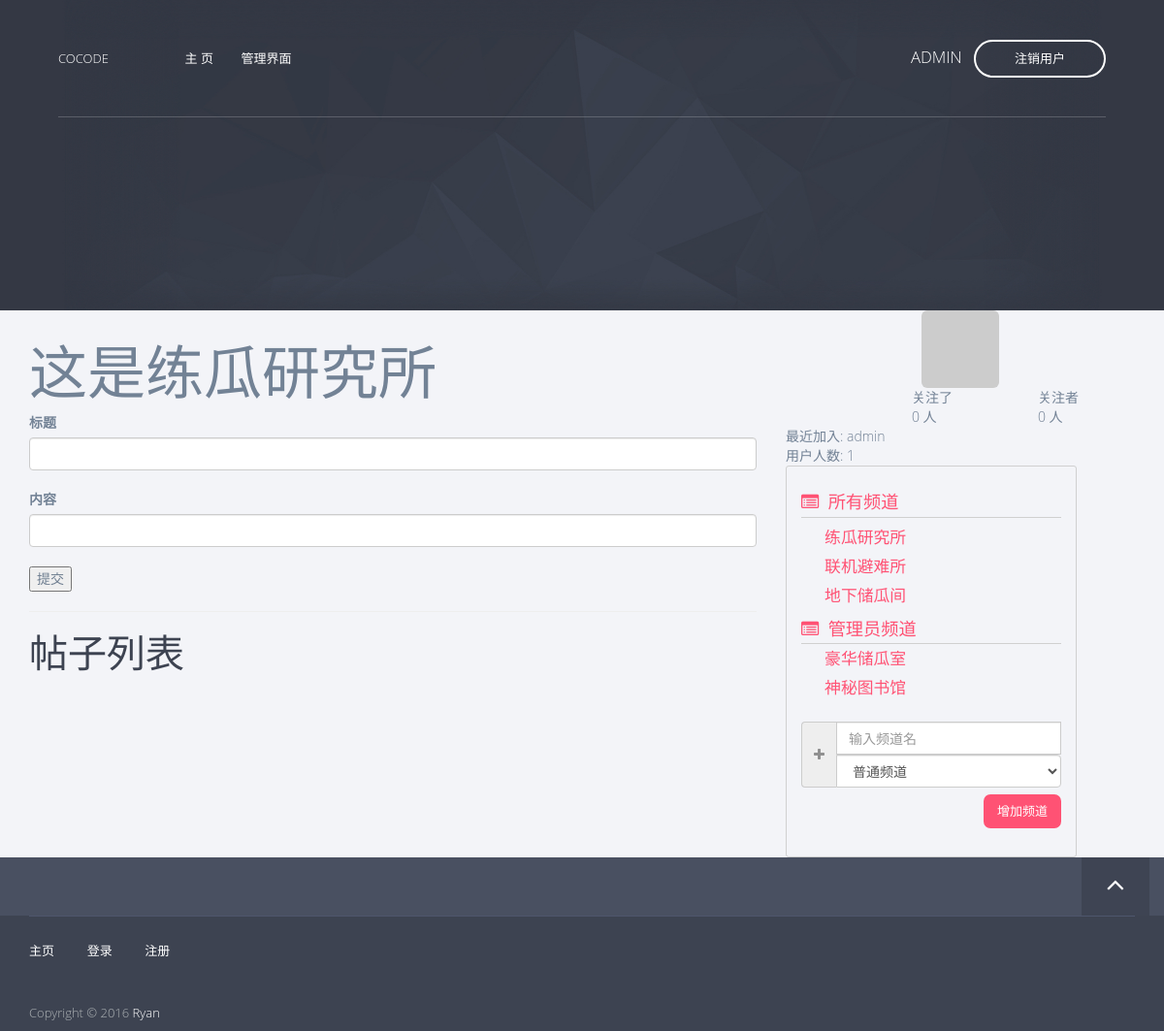
/channel/1 (signed in), run on an earlier commit of the app's database.
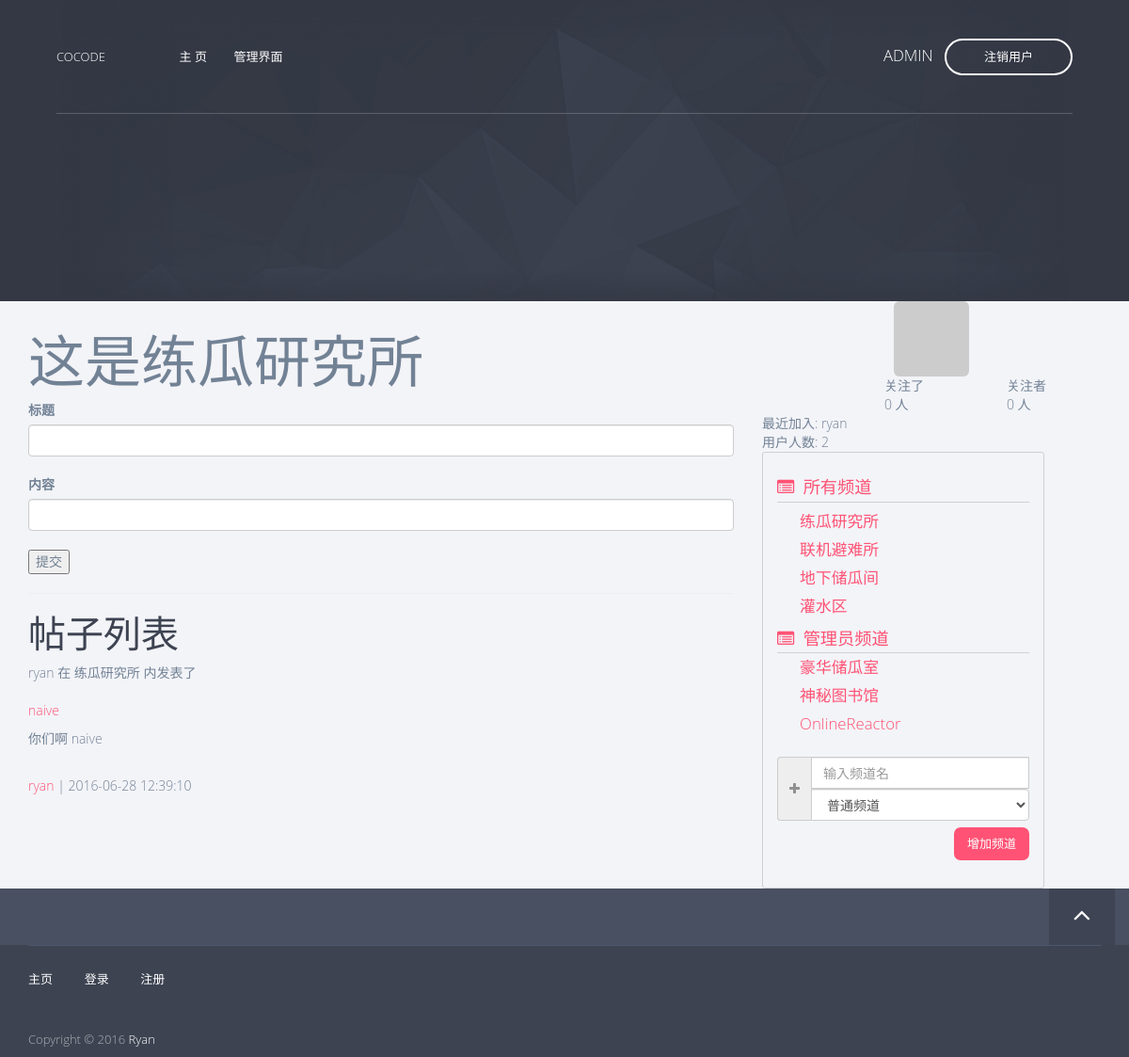
And on a later commit of the database.
### app/models/user.py (models this page shows, shortened)
class User(db.Model, Model):
    __tablename__ = 'users'
    id = db.Column(db.Integer, primary_key=True)
    username = db.Column(db.String(), unique=True)
    password_hash = db.Column(db.String())
    email = db.Column(db.String(), unique=True)
    avatar_hash = db.Column(db.String())
    created_time = db.Column(db.DateTime(timezone=True),
                             default=sql.func.now())
    role_id = db.Column(db.Integer, db.ForeignKey('roles.id'))
    posts = db.relationship('Post', backref='author')
    comments = db.relationship('Comment', backref='author')
    @property
    def password(self):
        raise AttributeError('password is not readable')
    def is_admin(self):
        return self.role.permissions == 0xff
    def gravatar(self, size=100, default='identicon', rating='g'):
        from flask import request
        gravatar_url = 'secure.gravatar.com/avatar'
        if request.is_secure:
            url = 'https://' + gravatar_url
        else:
            url = 'http://' + gravatar_url
        hash = self.avatar_hash or md5(self.email.encode('utf-8')).hexdigest()
        return '{url}/{hash}?s={size}&d={default}&r={rating}'.format(url=url,
                                                                     hash=hash,
                                                                     size=size,
                                                                     default=default,
                                                                     rating=rating)

### app/models/channel.py (models this page shows, shortened)
class Channel(db.Model, Model):
    __tablename__ = 'channels'
    id = db.Column(db.Integer, primary_key=True)
    name = db.Column(db.String(), default=ChannelPermission.NORMAL[0])
    permission = db.Column(db.Integer)
    created_time = db.Column(db.DateTime(timezone=True),
                             default=sql.func.now())
    posts = db.relationship('Post', backref='channel')
    def is_admin(self):
        return self.permission == ChannelPermission.ADMIN[0]

### app/models/post.py (models this page shows, shortened)
class Post(db.Model, Model):
    __tablename__ = 'posts'
    id = db.Column(db.Integer, primary_key=True)
    title = db.Column(db.String())
    content = db.Column(db.String())
    created_time = db.Column(db.DateTime(timezone=True),
                             default=sql.func.now())
    channel_id = db.Column(db.Integer, db.ForeignKey('channels.id'))
    user_id = db.Column(db.Integer, db.ForeignKey('users.id'))
    comments = db.relationship('Comment', backref='post')
    def display_item(self):
        name = 'post'
        title = self.title
        if self.content.__len__() > 50:
            content = self.content[:50] + '...'
        else:
            content = self.content
        return (name, title, content)

### app/views.py (the view)
@app.route('/channel/<int:id>')
def channel_view(id):
    channel = Channel.query.get(id)
    posts = channel.posts
    posts.sort(key=lambda p: p.created_time, reverse=True)
    return render_template('channel.html',
                           channel=channel,
                           posts=posts)

### app/__init__.py (called while the page is built)
@app.context_processor
def current_user_processor():
    return dict(current_user=current_user())

@app.context_processor
def channel_processor():
    channels = Channel.query.all()
    permissions = [
        ChannelPermission.NORMAL,
        ChannelPermission.ADMIN,
    ]
    dic = {
        'channels': channels,
        'permissions': permissions,
    }
    return dict(**dic)

@app.context_processor
def user_processor():
    user_count = User.query.count()
    new_user = User.query.order_by(User.created_time.desc()).first()
    return dict(new_user=new_user,
                user_count=user_count)

### app/models/user.py (called while the page is built)
def current_user():
    id = session.get('user_key', None)
    user = None
    if id is not None:
        user = User.query.get(id)
    return user

### app/templates/channel.html (shortened to what this page needs)
{% extends 'base8-4.html' %}
{% block page_content %}
    <h1>这是{{ channel.name }}</h1>
    {% if current_user is not none %}
    <form class="pure-form" action="{{ channel.id }}/add_post" method="POST">
        <label for="title">标题</label>
        <br>
        <input name="title" class="form-control" />
        <br>
        <label for="content">内容</label>
        <br>
        <input name="content" class="form-control" />
        <br>
        <button class="pure-button pure-button-primary">提交</button>
    </form>
    {% endif %}
    <hr>
    <h2>帖子列表</h2>
    {% include "_posts.html" %}
{% endblock %}

### app/templates/base8-4.html (shortened to what this page needs)
{% extends "base.html" %}
{% block content %}
    <div class="container">
    <div class="row">
        <div class="col-md-8">
            {% block page_content %}{% endblock %}
        </div>
        <div class="col-md-4 side-bar">
        {% block page_side %}
            {% if current_user is not none %}
            <img class="img-rounded center-block side-portrait" src="{{ current_user.gravatar(size=200) }}" />
            <div class="row follow-count">
                <div class="col-md-4">
                </div>
                <div class="col-md-4">
                关注了<br>0 人</div>
                <div class="col-md-4">
                关注者<br>0 人</div>
            </div>
            {% endif %}
        {% endblock %}
            <div>
                <div class="forum-info">
                    <div class="forum-info-item">最近加入: {{ new_user.username }}</div>
                    <div class="forum-info-item">用户人数: {{ user_count }}</div>
                </div>
                {% include "_channels.html" %}
            </div>
        </div>
        </div>
    </div>
{% endblock %}

### app/templates/base.html (shortened to what this page needs)
<!doctype html>
 <html class="no-js" lang="">
{% block head %}
<head>
<link rel="stylesheet" href="../static/css/normalize.min.css">
<link rel="stylesheet" href="../static/css/bootstrap.min.css">
<link rel="stylesheet" href="../static/css/jquery.fancybox.css">
<link rel="stylesheet" href="../static/css/flexslider.css">
<link rel="stylesheet" href="../static/css/styles.css">
<link rel="stylesheet" href="../static/css/queries.css">
<link rel="stylesheet" href="../static/css/etline-font.css">
<link rel="stylesheet" href="../static/bower_components/animate.css/animate.min.css">
<link rel="stylesheet" href="../static/css/font-awesome.min.css">
</head>
{% endblock %}
<body id="top">
    {% block navbar %}
        <section class="hero">
            <section class="navigation">
                <header>
                    <div class="header-content">
                        <div class="logo"><a href="/">COCODE</a></div>
                        <div class="header-nav">
                            <nav>
                                <ul class="primary-nav">
                                    <li><a href="/">主&nbsp;页</a></li>
                                    {% if current_user is not none and current_user.is_admin() %}
                                    <li><a href="/admin">管理界面</a></li>
                                    {% endif %}
                                </ul>
                                <ul class="member-actions">
                                    {% if current_user is none %}
                                    <li><a href="/login" class="login">登&nbsp;录</a></li>
                                    <li><a href="/register" class="btn-white btn-small">注&nbsp;册</a></li>
                                    {% else %}
                                    <li><a href="/profile/{{ current_user.username }}" class="hero-nav">{{ current_user.username }} &nbsp;</a></li>
                                    <li><a href="/logout" class="btn-white btn-small">注销用户</a></li>
                                    {% endif %}
                                </ul>
                            </nav>
                        </div>
                    </div>
                </header>
            </section>
        </section>
    {% endblock %}
    <section class="content">
        {% block content%}
        {% endblock %}
    </section>
    <section class="to-top">
        <div class="container">
            <div class="row">
                <div class="to-top-wrap">
                    {% block to_top %}
                    <a href="#top" class="top"><i class="fa fa-angle-up"></i></a>
                    {% endblock %}
                </div>
            </div>
        </div>
    </section>
    <footer>
        <div class="container">
            <div class="row">
                <div class="col-md-12">
                    <div class="footer-links">
                        <ul class="footer-group">
                            <li><a href="/">主页</a></li>
                            <li><a href="/login">登录</a></li>
                            <li><a href="/register">注册</a></li>
                        </ul>
                        <p>Copyright © 2016 <a href="/">Ryan</a><br></p>
                    </div>
                </div>
            </div>
        </div>
    </footer>
</body>
</html>

### app/templates/_posts.html
<ul class="posts">
    {% for post in posts %}
        <li class="post">
            {% set post_author = post.author.username %}
            {% set post_channel = post.channel.name %}
            {% set item = post.display_item() %}
            {% set post_title = item[1] %}
            {% set post_content = item[2] %}
            <div class="post-content">
                <div>{{ post_author }} 在 {{ post_channel }} 内发表了</div><br>
                <p class="post-title"><a href="{{ url_for('post_view', id=post.id) }}">{{ post_title }}</a></p>
                <p>{{ post_content }}</p>
                <br>
                <p class="post-attr">
                    <a href="{{ url_for('profile', username=post_author) }}">
                        {{ post_author }}
                    </a> | {{ post.created_time }}
                </p><br>
            </div>
        </li>
    {% endfor %}
</ul>

### app/templates/_channels.html
<div class="col-md-10 channel-list">
    <div class="channel-list-caption">
        <i class="fa fa-list-alt"></i>&nbsp; 所有频道
    </div>
    <div class="channel-list-items">
        {% for c in channels %}
        {% if not c.is_admin() %}
            <div class="channel-list-item">
                <a href="/channel/{{ c.id }}">{{ c.name }}</a>
            </div>
        {% endif %}
        {% endfor %}
    </div>
    {% if current_user is not none and current_user.is_admin()%}
        <div class="channel-list-caption">
            <i class="fa fa-list-alt"></i>&nbsp; 管理员频道
        </div>
        {% for c in channels %}
        {% if c.is_admin() %}
            <div class="channel-list-item">
                <a href="/channel/{{ c.id }}">{{ c.name }}</a>
            </div>
        {% endif %}
        {% endfor %}
        <div class="channel-add">
            <form class="form-inline" action="/admin/add_channel" method="POST">
                <div class="form-group">
                    <div class="input-group">
                        <div class="input-group-addon"><i class="fa fa-plus"></i></div>
                        <input type="text" class="form-control" name="name" placeholder="输入频道名">
                        <select class="form-control" name="permission">
                            {% for p in permissions %}
                            <option value="{{ p[0] }}">{{ p[1] }}</option>
                            {% endfor %}
                        </select>
                    </div>
                </div>
              <button type="submit" class="btn btn-fill btn-middle add-channel-btn">增加频道</button>
            </form>
        </div>
    {% endif %}
</div>

What changed in the data, as far as the page shows it:
added Post: {{ post_channel }} "练瓜研究所", title "naive", content "你们啊 naive", created_time "2016-06-28 12:39:10"
added User: username "ryan"
added Channel: name "灌水区"
added Channel: name "OnlineReactor"
Also different on the page:
{{ user_count }}: "1" → "2"
{{ new_user.username }}: "admin" → "ryan"
